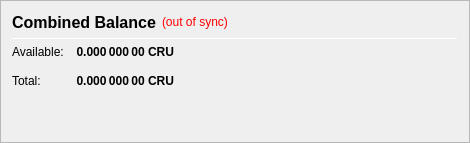
                   <widget class="QFrame" name="frame_CombinedBalances">
                    <property name="minimumSize">
                     <size>
                      <width>470</width>
                      <height>0</height>
                     </size>
                    </property>
                    <property name="frameShape">
                     <enum>QFrame::StyledPanel</enum>
                    </property>
                    <property name="frameShadow">
                     <enum>QFrame::Raised</enum>
                    </property>
                    <layout class="QVBoxLayout" name="verticalLayout_5">
                     <item>
                      <layout class="QHBoxLayout" name="horizontalLayout_5" stretch="0">
                       <item>
                        <widget class="QLabel" name="label_5z">
                         <property name="minimumSize">
                          <size>
                           <width>0</width>
                           <height>20</height>
                          </size>
                         </property>
                         <property name="font">
                          <font>
                           <pointsize>12</pointsize>
                           <weight>75</weight>
                           <bold>true</bold>
                          </font>
                         </property>
                         <property name="toolTip">
                          <string>Combined Balance (including unconfirmed and immature coins)</string>
                         </property>
                         <property name="text">
                          <string>Combined Balance</string>
                         </property>
                        </widget>
                       </item>
                       <item>
                        <widget class="QLabel" name="labelWalletStatus">
                         <property name="cursor">
                          <cursorShape>WhatsThisCursor</cursorShape>
                         </property>
                         <property name="toolTip">
                          <string>The displayed information may be out of date. Your wallet automatically synchronizes with the Curium network after a connection is established, but this process has not completed yet.</string>
                         </property>
                         <property name="styleSheet">
                          <string notr="true">QLabel { color: red; }</string>
                         </property>
                         <property name="text">
                          <string notr="true">(out of sync)</string>
                         </property>
                         <property name="alignment">
                          <set>Qt::AlignLeading|Qt::AlignLeft|Qt::AlignVCenter</set>
                         </property>
                        </widget>
                       </item>
                       <item>
                        <spacer name="horizontalSpacer_1">
                         <property name="orientation">
                          <enum>Qt::Horizontal</enum>
                         </property>
                         <property name="sizeHint" stdset="0">
                          <size>
                           <width>40</width>
                           <height>20</height>
                          </size>
                         </property>
                        </spacer>
                       </item>
                      </layout>
                     </item>
                     <item>
                      <widget class="Line" name="line_CombinedBalance">
                       <property name="minimumSize">
                        <size>
                         <width>0</width>
                         <height>1</height>
                        </size>
                       </property>
                       <property name="maximumSize">
                        <size>
                         <width>16777215</width>
                         <height>1</height>
                        </size>
                       </property>
                       <property name="orientation">
                        <enum>Qt::Horizontal</enum>
                       </property>
                      </widget>
                     </item>
                     <item>
                      <layout class="QGridLayout" name="gridLayout_3">
                       <property name="spacing">
                        <number>12</number>
                       </property>
                       <item row="1" column="0">
                        <widget class="QLabel" name="labelBalanceTextz">
                         <property name="text">
                          <string>Available:</string>
                         </property>
                        </widget>
                       </item>
                       <item row="1" column="1">
                        <widget class="QLabel" name="labelBalancez">
                         <property name="font">
                          <font>
                           <weight>75</weight>
                           <bold>true</bold>
                          </font>
                         </property>
                         <property name="cursor">
                          <cursorShape>IBeamCursor</cursorShape>
                         </property>
                         <property name="toolTip">
                          <string>Your current spendable balance</string>
                         </property>
                         <property name="text">
                          <string notr="true">0.000 000 00 CRU</string>
                         </property>
                         <property name="alignment">
                          <set>Qt::AlignRight|Qt::AlignTrailing|Qt::AlignVCenter</set>
                         </property>
                         <property name="textInteractionFlags">
                          <set>Qt::LinksAccessibleByMouse|Qt::TextSelectableByKeyboard|Qt::TextSelectableByMouse</set>
                         </property>
                        </widget>
                       </item>
                       <item row="2" column="0">
                        <widget class="QLabel" name="labelTotalTextz">
                         <property name="text">
                          <string>Total:</string>
                         </property>
                        </widget>
                       </item>
                       <item row="2" column="1">
                        <widget class="QLabel" name="labelTotalz">
                         <property name="font">
                          <font>
                           <weight>75</weight>
                           <bold>true</bold>
                          </font>
                         </property>
                         <property name="cursor">
                          <cursorShape>IBeamCursor</cursorShape>
                         </property>
                         <property name="toolTip">
                          <string>Total Balance, including all unavailable coins.</string>
                         </property>
                         <property name="text">
                          <string notr="true">0.000 000 00 CRU</string>
                         </property>
                         <property name="alignment">
                          <set>Qt::AlignRight|Qt::AlignTrailing|Qt::AlignVCenter</set>
                         </property>
                         <property name="textInteractionFlags">
                          <set>Qt::LinksAccessibleByMouse|Qt::TextSelectableByKeyboard|Qt::TextSelectableByMouse</set>
                         </property>
                        </widget>
                       </item>
                       <item row="2" column="3">
                        <spacer name="horizontalSpacer_2">
                         <property name="orientation">
                          <enum>Qt::Horizontal</enum>
                         </property>
                         <property name="sizeHint" stdset="0">
                          <size>
                           <width>40</width>
                           <height>20</height>
                          </size>
                         </property>
                        </spacer>
                       </item>
                      </layout>
                     </item>
                     <item>
                      <spacer name="verticalSpacer_1">
                       <property name="orientation">
                        <enum>Qt::Vertical</enum>
                       </property>
                       <property name="sizeHint" stdset="0">
                        <size>
                         <width>20</width>
                         <height>40</height>
                        </size>
                       </property>
                      </spacer>
                     </item>
                    </layout>
                   </widget>
